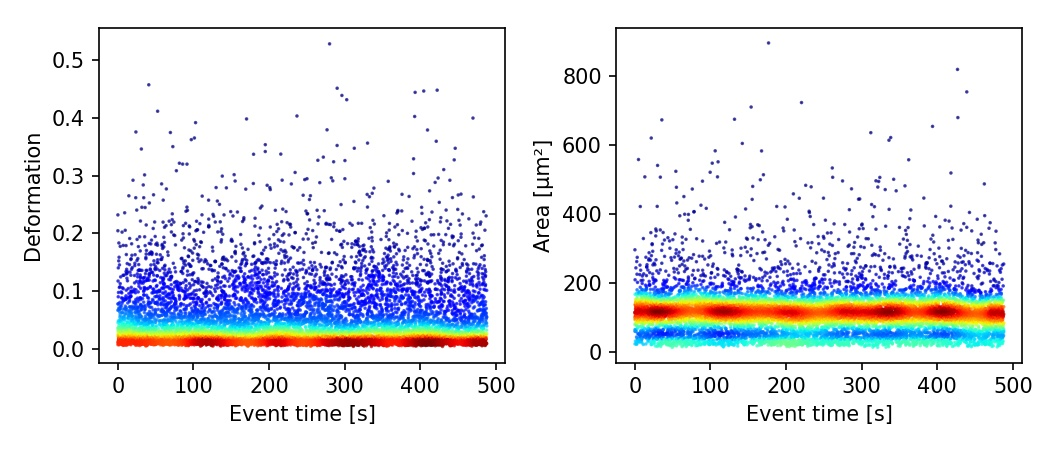

Write the Python code that produced this figure.
import dclab
import matplotlib.pylab as plt

# dataset
ds = dclab.new_dataset("fluorescence/fluorescence.rtdc")

kde1 = ds.get_kde_scatter(xax="time", yax="deform")
kde2 = ds.get_kde_scatter(xax="time", yax="area_um")

scatkw = {"marker": ".",
          "s": 2,
          "cmap": "jet",
          "alpha": .7}

fig = plt.figure(figsize=(7, 3))

ax1 = plt.subplot(121)
ax1.scatter(ds["time"], ds["deform"], c=kde1, **scatkw)
ax1.set_xlabel(dclab.dfn.get_feature_label("time"))
ax1.set_ylabel(dclab.dfn.get_feature_label("deform"))


ax2 = plt.subplot(122)
ax2.scatter(ds["time"], ds["area_um"], c=kde2, **scatkw)
ax2.set_xlabel(dclab.dfn.get_feature_label("time"))
ax2.set_ylabel(dclab.dfn.get_feature_label("area_um"))


plt.tight_layout()
plt.savefig("qg_time.jpg", dpi=150)
plt.show()
